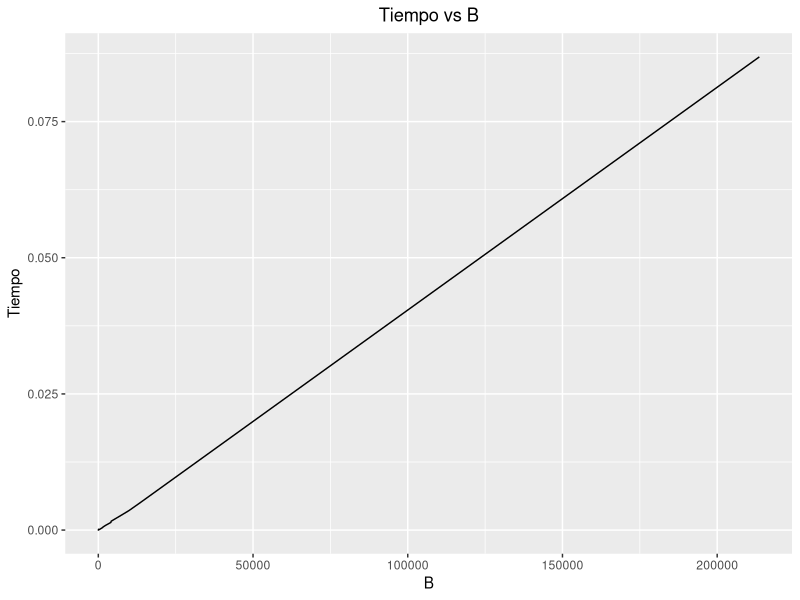

Write the R code that produced this figure. (Note: this script raises an error after producing the figure.)
    library(ggplot2)   
    options(scipen = 999)
    tabla=read.table("informe/table.txt", header = TRUE)
    num = tabla$V1    
    B=tabla$V2
    Tiempo=tabla$V3
    ggplot(data = tabla, aes(x=B, y=Tiempo)) +  geom_line()  + ggtitle("Tiempo vs B") + theme(plot.title = element_text(hjust = 0.5))
    
    ggplot(data = tabla, aes(x=num, y=Tiempo)) +  geom_line()  + ggtitle("Tiempo vs num") + theme(plot.title = element_text(hjust = 0.5))

    